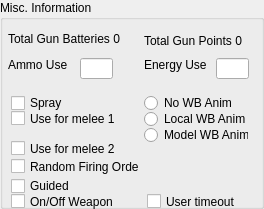
      <widget class="QGroupBox" name="IDC_STATIC_24">
        <property name="geometry">
          <rect>
            <x>358</x>
            <y>589</y>
            <width>264</width>
            <height>209</height>
          </rect>
        </property>
        <property name="title">
          <string>Misc. Information</string>
        </property>
        <property name="visible">
          <bool>true</bool>
        </property>
        <property name="enabled">
          <bool>true</bool>
        </property>
        <property name="flat">
          <bool>false</bool>
        </property>
        <widget class="QLabel" name="IDC_TOTAL_GB_STATIC">
          <property name="geometry">
            <rect>
              <x>8</x>
              <y>32</y>
              <width>128</width>
              <height>16</height>
            </rect>
          </property>
          <property name="text">
            <string>Total Gun Batteries 0</string>
          </property>
          <property name="visible">
            <bool>true</bool>
          </property>
          <property name="enabled">
            <bool>true</bool>
          </property>
          <property name="alignment">
            <set>Qt::AlignLeft</set>
          </property>
        </widget>
        <widget class="QLabel" name="IDC_TOTAL_GP_STATIC">
          <property name="geometry">
            <rect>
              <x>144</x>
              <y>34</y>
              <width>112</width>
              <height>16</height>
            </rect>
          </property>
          <property name="text">
            <string>Total Gun Points 0</string>
          </property>
          <property name="visible">
            <bool>true</bool>
          </property>
          <property name="enabled">
            <bool>true</bool>
          </property>
          <property name="alignment">
            <set>Qt::AlignLeft</set>
          </property>
        </widget>
        <widget class="QLabel" name="IDC_STATIC_25">
          <property name="geometry">
            <rect>
              <x>8</x>
              <y>58</y>
              <width>64</width>
              <height>13</height>
            </rect>
          </property>
          <property name="text">
            <string>Ammo Use</string>
          </property>
          <property name="visible">
            <bool>true</bool>
          </property>
          <property name="enabled">
            <bool>true</bool>
          </property>
          <property name="alignment">
            <set>Qt::AlignLeft</set>
          </property>
        </widget>
        <widget class="QLineEdit" name="IDC_AMMO_USAGE_EDIT">
          <property name="geometry">
            <rect>
              <x>80</x>
              <y>58</y>
              <width>33</width>
              <height>21</height>
            </rect>
          </property>
          <property name="visible">
            <bool>true</bool>
          </property>
          <property name="enabled">
            <bool>true</bool>
          </property>
        </widget>
        <widget class="QLabel" name="IDC_STATIC_26">
          <property name="geometry">
            <rect>
              <x>144</x>
              <y>58</y>
              <width>69</width>
              <height>19</height>
            </rect>
          </property>
          <property name="text">
            <string>Energy Use</string>
          </property>
          <property name="visible">
            <bool>true</bool>
          </property>
          <property name="enabled">
            <bool>true</bool>
          </property>
          <property name="alignment">
            <set>Qt::AlignLeft</set>
          </property>
        </widget>
        <widget class="QLineEdit" name="IDC_ENERGY_USAGE_EDIT">
          <property name="geometry">
            <rect>
              <x>216</x>
              <y>58</y>
              <width>33</width>
              <height>21</height>
            </rect>
          </property>
          <property name="visible">
            <bool>true</bool>
          </property>
          <property name="enabled">
            <bool>true</bool>
          </property>
        </widget>
        <widget class="QCheckBox" name="IDC_SPRAY_CHECK">
          <property name="geometry">
            <rect>
              <x>11</x>
              <y>95</y>
              <width>112</width>
              <height>16</height>
            </rect>
          </property>
          <property name="text">
            <string>Spray </string>
          </property>
          <property name="visible">
            <bool>true</bool>
          </property>
          <property name="enabled">
            <bool>true</bool>
          </property>
        </widget>
        <widget class="QRadioButton" name="IDC_WB_NO_ANIM_RADIO">
          <property name="geometry">
            <rect>
              <x>144</x>
              <y>95</y>
              <width>104</width>
              <height>16</height>
            </rect>
          </property>
          <property name="text">
            <string>No WB Anim</string>
          </property>
          <property name="visible">
            <bool>true</bool>
          </property>
          <property name="enabled">
            <bool>true</bool>
          </property>
        </widget>
        <widget class="QCheckBox" name="IDC_USEFORMELEE1_CHECK">
          <property name="geometry">
            <rect>
              <x>11</x>
              <y>111</y>
              <width>104</width>
              <height>15</height>
            </rect>
          </property>
          <property name="text">
            <string>Use for melee 1</string>
          </property>
          <property name="visible">
            <bool>true</bool>
          </property>
          <property name="enabled">
            <bool>true</bool>
          </property>
        </widget>
        <widget class="QRadioButton" name="IDC_WB_LOCAL_ANIM_RADIO">
          <property name="geometry">
            <rect>
              <x>144</x>
              <y>111</y>
              <width>104</width>
              <height>16</height>
            </rect>
          </property>
          <property name="text">
            <string>Local WB Anim</string>
          </property>
          <property name="visible">
            <bool>true</bool>
          </property>
          <property name="enabled">
            <bool>true</bool>
          </property>
        </widget>
        <widget class="QRadioButton" name="IDC_WB_MODEL_ANIM_RADIO">
          <property name="geometry">
            <rect>
              <x>144</x>
              <y>127</y>
              <width>104</width>
              <height>16</height>
            </rect>
          </property>
          <property name="text">
            <string>Model WB Anim</string>
          </property>
          <property name="visible">
            <bool>true</bool>
          </property>
          <property name="enabled">
            <bool>true</bool>
          </property>
        </widget>
        <widget class="QCheckBox" name="IDC_USEFORMELEE2_CHECK">
          <property name="geometry">
            <rect>
              <x>11</x>
              <y>141</y>
              <width>104</width>
              <height>15</height>
            </rect>
          </property>
          <property name="text">
            <string>Use for melee 2</string>
          </property>
          <property name="visible">
            <bool>true</bool>
          </property>
          <property name="enabled">
            <bool>true</bool>
          </property>
        </widget>
        <widget class="QCheckBox" name="IDC_WB_RANDOM_CHECK">
          <property name="geometry">
            <rect>
              <x>11</x>
              <y>159</y>
              <width>128</width>
              <height>15</height>
            </rect>
          </property>
          <property name="text">
            <string>Random Firing Order</string>
          </property>
          <property name="visible">
            <bool>true</bool>
          </property>
          <property name="enabled">
            <bool>true</bool>
          </property>
        </widget>
        <widget class="QCheckBox" name="IDC_GUIDED_CHECK">
          <property name="geometry">
            <rect>
              <x>11</x>
              <y>178</y>
              <width>120</width>
              <height>16</height>
            </rect>
          </property>
          <property name="text">
            <string>Guided</string>
          </property>
          <property name="visible">
            <bool>true</bool>
          </property>
          <property name="enabled">
            <bool>true</bool>
          </property>
        </widget>
        <widget class="QCheckBox" name="IDC_ONOFF_CHECK">
          <property name="geometry">
            <rect>
              <x>11</x>
              <y>194</y>
              <width>110</width>
              <height>15</height>
            </rect>
          </property>
          <property name="text">
            <string>On/Off Weapon</string>
          </property>
          <property name="visible">
            <bool>true</bool>
          </property>
          <property name="enabled">
            <bool>true</bool>
          </property>
        </widget>
        <widget class="QCheckBox" name="IDC_USER_TIMEOUT_CHECK">
          <property name="geometry">
            <rect>
              <x>147</x>
              <y>194</y>
              <width>96</width>
              <height>15</height>
            </rect>
          </property>
          <property name="text">
            <string>User timeout</string>
          </property>
          <property name="visible">
            <bool>true</bool>
          </property>
          <property name="enabled">
            <bool>true</bool>
          </property>
        </widget>
      </widget>
